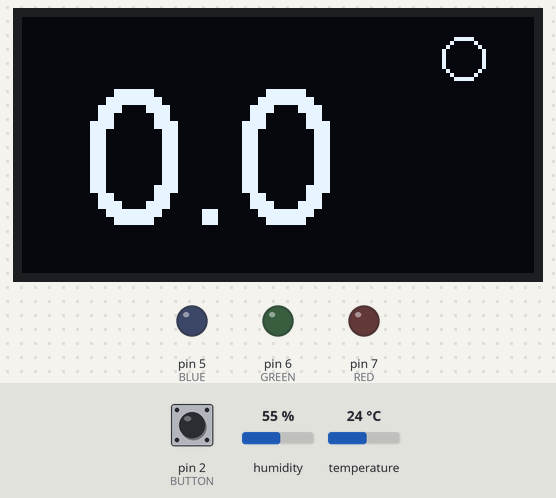
Recording of a sketch running on a simulated Arduino Uno, built with avr-gcc and run on an emulated ATmega328P. Shown: 128×64 one-colour display, output pins drawn as LEDs (lit = HIGH). The test bench sets the inputs (shaded band); at power-on: pin 2 (BUTTON) HIGH, temperature 24 °C, humidity 55 %. Pins used as bus, display or sensor lines are not drawn; what the sketch prints to the serial monitor is not drawn.

Above: at 1.2 s.
1.3 s: pin 2 (BUTTON) pulled LOW for 0.15 s
At 3.6 s:
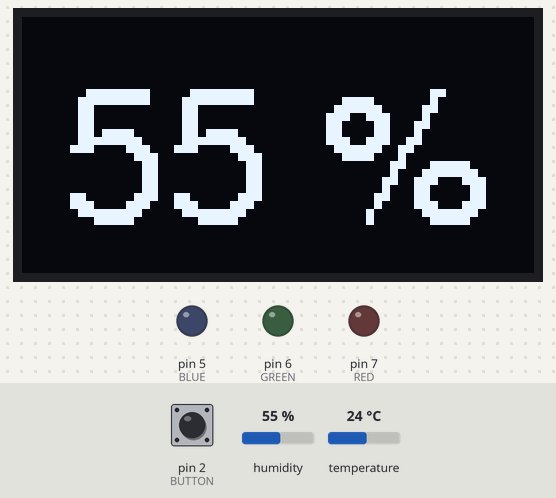
4.6 s: temperature set to 22.8 °C
At 7.8 s:
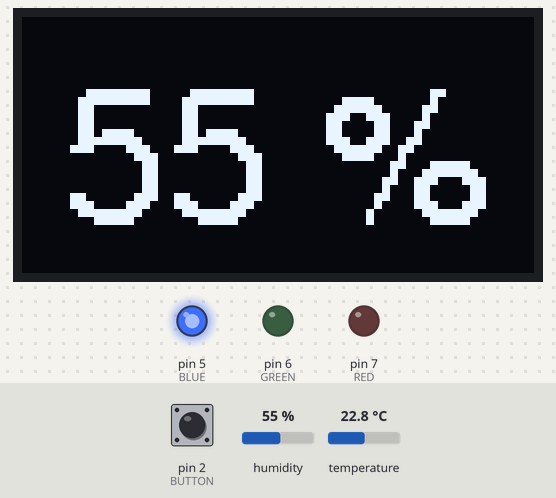
13.3 s: temperature set to 28 °C
At 17.0 s:
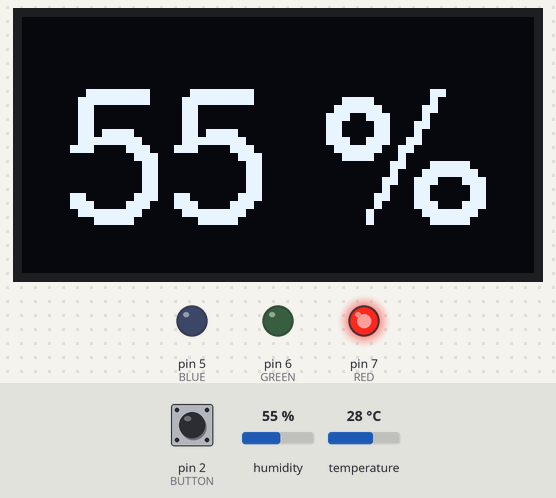
22.0 s: pin 2 (BUTTON) pulled LOW for 1 s
At 22.95 s:
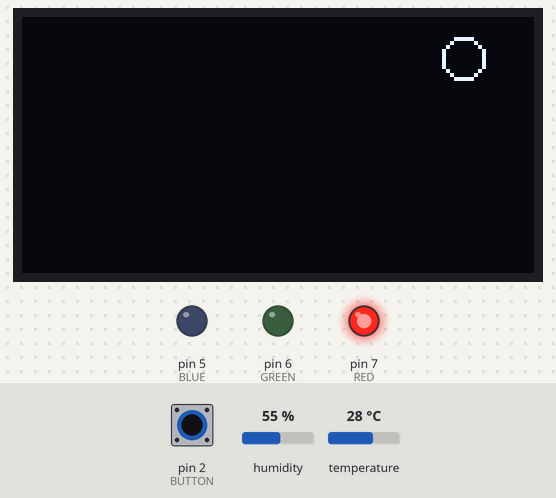
24.6 s: humidity set to 22 %
At 29.9 s:
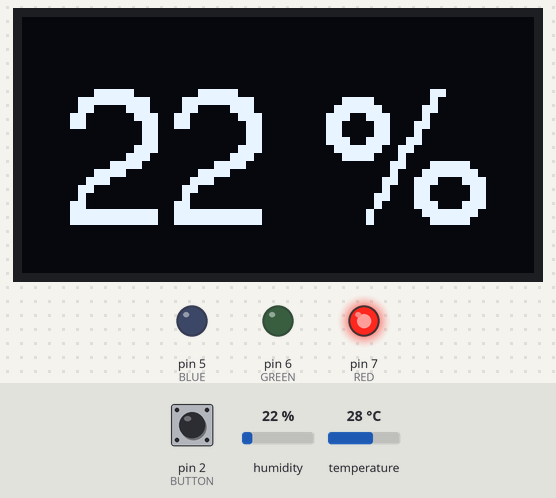
32.5 s: humidity set to 40 %
At 64.6 s:
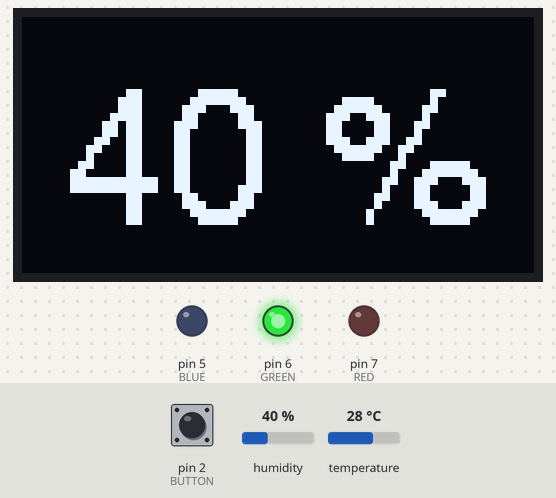
Timing chart, 0 to 65.5 s (numbered marks = the images above; inputs shaded):
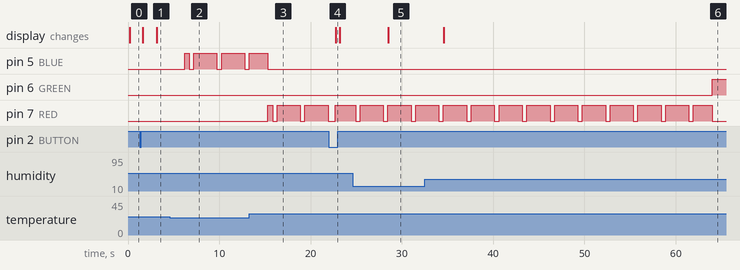

The sketch:

code.ino
```cpp
#include <Adafruit_SSD1306.h>
#include <SPI.h>
#include <Wire.h>
#include "dht_nonblocking.h"
#include <Fonts/FreeSans12pt7b.h>
#define DHT_SENSOR_TYPE DHT_TYPE_11
#define DHT_SENSOR_PIN 10
#define WLS_POWER 12
#define RED 7
#define GREEN 6
#define BLUE 5
#define ADC 0
#define BUTTON 2
#define THRESHOLD 1      // Max accuracy for device is 1.8 degrees F
#define SCREEN_WIDTH 128 // OLED display width, in pixels
#define SCREEN_HEIGHT 64 // OLED display height, in pixels
#define OLED_RESET     -1 // Reset pin # (or -1 if sharing Arduino reset pin)
#define SCREEN_ADDRESS 0x3C ///< See datasheet for Address; 0x3D for 128x64, 0x3C for 128x32
Adafruit_SSD1306 display(SCREEN_WIDTH, SCREEN_HEIGHT, &Wire, OLED_RESET);

int redValue;
int greenValue;
int blueValue;
enum state{Temperature, Humidity};
enum state mode = Temperature;
char printBuffer[128];
DHT_nonblocking dht_sensor(DHT_SENSOR_PIN, DHT_SENSOR_TYPE);

void setup() {
  pinMode(RED, OUTPUT);
  pinMode(GREEN, OUTPUT);
  pinMode(BLUE, OUTPUT);
  pinMode(WLS_POWER, OUTPUT);
  pinMode(BUTTON, INPUT_PULLUP);
  digitalWrite(RED, LOW);
  digitalWrite(GREEN, LOW);
  digitalWrite(BLUE, LOW);

  if(!display.begin(SSD1306_SWITCHCAPVCC, SCREEN_ADDRESS)) {
    Serial.println(F("SSD1306 allocation failed"));
    for(;;); // Don't proceed, loop forever
  }

  Serial.begin(9600);
}

void loop() {
  float temperature;
  float tempF;
  float temp_diff;
  float humidity;

  /* Measure temperature and humidity.  If the functions returns
    true, then a measurement is available. */
  if (measure_environment(&temperature, &humidity) == true) {
    tempF = temperature * 9/5 + 32;
    temp_diff = delta_temp(tempF);

    /* Light up LED according to if a front is occurring
    or if there are extreme temperature values*/
    if (fabs(temp_diff) >= THRESHOLD) {                                         // front is occurring
      if (temp_diff <= -THRESHOLD) {blueValue = 255; redValue = 0; blink();}    // coldfront
      else {blueValue = 0; redValue = 255; blink();}                            // warmfront
    } else {                                                                    // no front, check for extreme values
      if (temperature <= 0) {blueValue = 255; redValue = 0;}                    // freezing
      else if (tempF >= 100) {blueValue = 0; redValue = 255;}                   // really hot
      else {blueValue = 0; redValue = 0;}                                       // turn off
    }

    if (rainfall()) greenValue = 255; else greenValue = 0;       // green LED for rain
  }

  // Switch display modes
  if (digitalRead(BUTTON) == LOW) {
    switch(mode) {
      case Humidity: mode = Temperature; break;
      default: mode = Humidity;
    }
    delay(300);
  }

  // Update LED colors
  analogWrite(RED, redValue);
  analogWrite(GREEN, greenValue);
  analogWrite(BLUE, blueValue);

  // Update display
  display.clearDisplay();
  display.setTextColor(WHITE);
  display.setFont(&FreeSans12pt7b);
  display.setTextSize(2);

  switch (mode) {
    case Humidity:
      display.setCursor(10, 50);
      display.print(humidity, 0);
      display.print(" %");
      break;
    default:
      display.print(tempF, 1);
      if (tempF >= 100) {
        display.setCursor(0, 50);
        display.drawCircle(120, 10, 5, WHITE);
      } else {
        display.setCursor(15, 50);
        display.drawCircle(110, 10, 5, WHITE);
      }
  }

  display.display();
  delay(100);
}

static bool measure_environment(float *temperature, float *humidity) {
  static unsigned long measurement_timestamp = millis();

  /* Measure once every four seconds. */
  if (millis() - measurement_timestamp > 3000ul) {
    if (dht_sensor.measure(temperature, humidity) == true) {
      measurement_timestamp = millis();
      return(true);
    }
  }

  return(false);
}

static bool rainfall() {
  static unsigned long measurement_timestamp = millis();
  static float prev_value = 1;
  static bool raining = false;
  Serial.println(prev_value);

  /* Measure once every 60 seconds. */
  if (millis() - measurement_timestamp > 59000ul) {
    int value = analogRead(ADC);
    if (value - prev_value >= 0) raining = true; else raining = false;
    digitalWrite(WLS_POWER, LOW);
    measurement_timestamp = millis();
    prev_value = value;
  } else if (millis() - measurement_timestamp > 49000ul) digitalWrite(WLS_POWER, HIGH); // Turn sensor on 10 seconds early

  return raining;
}

static float delta_temp(float temp) {
  static unsigned long measurement_timestamp = millis();
  static float prev_temp = temp;

  /* Measure once every 60 seconds. */
  if (millis() - measurement_timestamp > 59000ul) {
    prev_temp = temp;
    measurement_timestamp = millis();
  }

  return temp - prev_temp;
}

void blink() {
  analogWrite(RED, redValue);      // turn the LED on
  analogWrite(GREEN, greenValue);
  analogWrite(BLUE, blueValue);
  delay(500);                      // wait for a second
  analogWrite(RED, 0);             // turn the LED off by making the voltage LOW
  analogWrite(GREEN, 0);
  analogWrite(BLUE, 0);
  delay(500);                      // wait for a second
}
```

Measured:
- the behaviour switches between 23.5 and 23.4 °C on temperature (found by bisection; images 1 and 2)
- after the input at 1.3 s, the display: first changes after 0.34 s (image 1 shows a later state)
- after the input at 4.6 s, pin 5 (BLUE): LOW → HIGH after 1.6 s, then repeats every 3.0 s: LOW 0.50 s, HIGH 2.5 s
- after the input at 13.3 s, pin 7 (RED): LOW → HIGH after 2.0 s, then repeats every 3.0 s: LOW 0.50 s, HIGH 2.5 s
- after the input at 22.0 s, pin 7 (RED): LOW → HIGH after 0.72 s instead of 0.42 s; the display: changes after 0.75 s (image 4)
- after the input at 24.6 s, the display: changes after 3.9 s (image 5)
- after the input at 32.5 s, the display: changes after 2.1 s (image 6)
